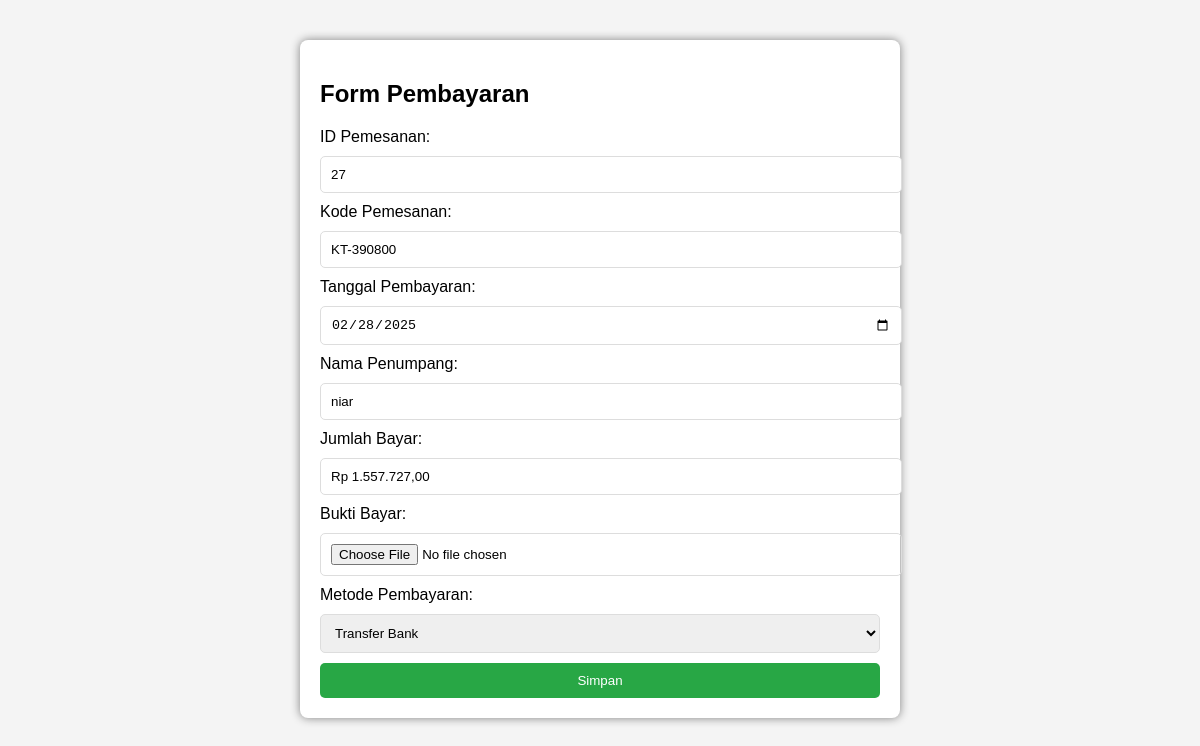
The page /pembayaran.php (signed in) on the database its author committed.
### tables this page shows
CREATE TABLE `pemesanan` (
  `id_pemesanan` int(11) NOT NULL,
  `kode_pemesanan` varchar(50) NOT NULL,
  `tanggal_pemesanan` date NOT NULL,
  `tempat_pemesanan` varchar(100) NOT NULL,
  `nama_penumpang` varchar(100) NOT NULL,
  `id_pelanggan` int(11) NOT NULL,
  `kode_kursi` varchar(50) NOT NULL,
  `id_rute` int(11) NOT NULL,
  `id_transportasi` int(11) NOT NULL,
  `nama_type` varchar(50) NOT NULL,
  `tanggal_berangkat` date NOT NULL,
  `jam_cekin` time NOT NULL,
  `jam_berangkat` time NOT NULL,
  `total_bayar` int(11) NOT NULL
);

CREATE TABLE `penumpang` (
  `id_penumpang` int(11) NOT NULL,
  `username` varchar(200) NOT NULL,
  `password` varchar(200) NOT NULL,
  `nama_penumpang` varchar(200) NOT NULL,
  `alamat_penumpang` varchar(200) NOT NULL,
  `tanggal_lahir` date NOT NULL,
  `jenis_kelamin` varchar(200) NOT NULL,
  `telepon` varchar(200) NOT NULL
);

### pembayaran.php (the view, shortened to what this page needs)
<?php
$host = "localhost";
$user = "root";
$pass = "";
$db = "penyewaantiket";
$conn = new mysqli($host, $user, $pass, $db);
$username_login = $_SESSION['username'];
$penumpang_query = $conn->prepare("SELECT id_penumpang, nama_penumpang FROM penumpang WHERE username = ?");
$penumpang_query->bind_param("s", $username_login);
$penumpang_query->execute();
$penumpang_result = $penumpang_query->get_result();
$penumpang = $penumpang_result->fetch_assoc();
$id_pelanggan = $penumpang['id_penumpang'];
$nama_penumpang = $penumpang['nama_penumpang'];
$pemesanan_query = $conn->prepare("
    SELECT id_pemesanan, kode_pemesanan, total_bayar
    FROM pemesanan
    WHERE id_pelanggan = ?
    ORDER BY id_pemesanan DESC
    LIMIT 1
");
$pemesanan_query->bind_param("i", $id_pelanggan);
$pemesanan_query->execute();
$pemesanan_result = $pemesanan_query->get_result();
$pemesanan = $pemesanan_result->fetch_assoc();
$id_pemesanan = $pemesanan['id_pemesanan'];
$kode_pemesanan = $pemesanan['kode_pemesanan'];
?>
<!DOCTYPE html>
<html lang="id">
<head>
</head>
<body>
<div class="container">
    <h2>Form Pembayaran</h2>
    <form method="POST" enctype="multipart/form-data">
        <label for="id_pemesanan">ID Pemesanan:</label>
        <input type="text" name="id_pemesanan" value="<?= $id_pemesanan ?>" readonly required>
        <label for="kode_pemesanan">Kode Pemesanan:</label>
        <input type="text" name="kode_pemesanan" value="<?= $kode_pemesanan ?>" readonly required>
        <label for="tanggal_pembayaran">Tanggal Pembayaran:</label>
        <input type="date" name="tanggal_pembayaran" required>
        <label for="nama_penumpang">Nama Penumpang:</label>
        <input type="text" name="nama_penumpang" value="<?= $nama_penumpang ?>" readonly required>
        <label for="jumlah_bayar">Jumlah Bayar:</label>
        <input type="text" id="jumlah_bayar_display" readonly required>
        <label for="bukti_bayar">Bukti Bayar:</label>
        <input type="file" name="bukti_bayar" accept="image/*,application/pdf" required>
        <label for="metode_pembayaran">Metode Pembayaran:</label>
        <select name="metode_pembayaran" required>
            <option value="Transfer Bank">Transfer Bank</option>
        </select>
        <button type="submit" name="simpan_pembayaran">Simpan</button>
    </form>
</div>
</body>
</html>

### pembayaran.php (style rules this page uses)
body { font-family: Arial, sans-serif; margin: 20px; padding: 20px; background-color: #f4f4f4; }
.container { width: 50%; margin: auto; background: white; padding: 20px; border-radius: 8px; box-shadow: 0px 0px 10px 0px gray; }
input, select { width: 100%; padding: 10px; margin: 10px 0; border-radius: 5px; border: 1px solid #ddd; }
button { background: #28a745; color: white; padding: 10px; border: none; width: 100%; cursor: pointer; border-radius: 5px; }

### rows shown on the page
pemesanan: id_pemesanan "27", kode_pemesanan "KT-390800"
penumpang: nama_penumpang "niar"
